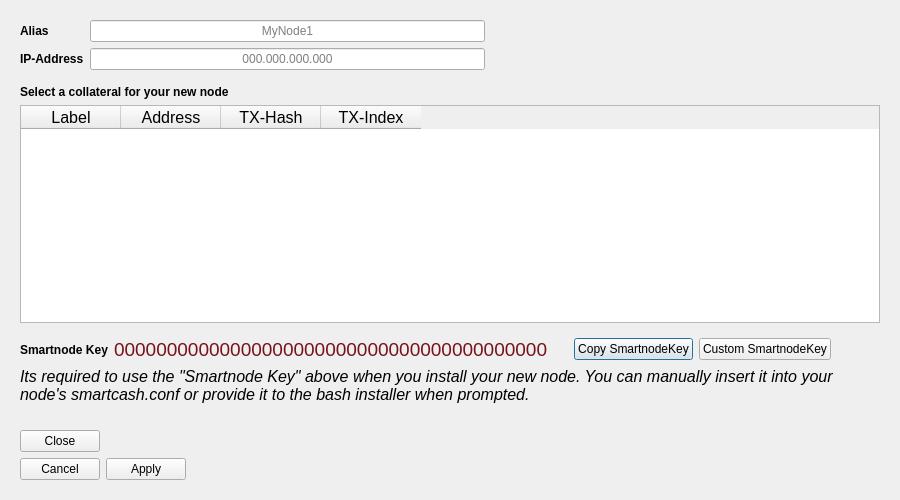
<?xml version="1.0" encoding="UTF-8"?>
<ui version="4.0">
 <class>SmartnodeControlDialog</class>
 <widget class="QDialog" name="SmartnodeControlDialog">
  <property name="geometry">
   <rect>
    <x>0</x>
    <y>0</y>
    <width>900</width>
    <height>500</height>
   </rect>
  </property>
  <property name="sizePolicy">
   <sizepolicy hsizetype="Preferred" vsizetype="Preferred">
    <horstretch>0</horstretch>
    <verstretch>0</verstretch>
   </sizepolicy>
  </property>
  <property name="windowTitle">
   <string>Create new Smartnode</string>
  </property>
  <layout class="QVBoxLayout" name="verticalLayout">
   <property name="leftMargin">
    <number>20</number>
   </property>
   <property name="topMargin">
    <number>20</number>
   </property>
   <property name="rightMargin">
    <number>20</number>
   </property>
   <property name="bottomMargin">
    <number>20</number>
   </property>
   <item>
    <layout class="QGridLayout" name="gridLayout">
     <item row="1" column="1">
      <widget class="QLineEdit" name="ipField">
       <property name="alignment">
        <set>Qt::AlignCenter</set>
       </property>
       <property name="placeholderText">
        <string>000.000.000.000</string>
       </property>
      </widget>
     </item>
     <item row="0" column="1">
      <widget class="QLineEdit" name="aliasField">
       <property name="alignment">
        <set>Qt::AlignCenter</set>
       </property>
       <property name="placeholderText">
        <string>MyNode1</string>
       </property>
      </widget>
     </item>
     <item row="1" column="0">
      <widget class="QLabel" name="label_3">
       <property name="font">
        <font>
         <weight>75</weight>
         <bold>true</bold>
        </font>
       </property>
       <property name="text">
        <string>IP-Address</string>
       </property>
      </widget>
     </item>
     <item row="0" column="0">
      <widget class="QLabel" name="label_2">
       <property name="font">
        <font>
         <weight>75</weight>
         <bold>true</bold>
        </font>
       </property>
       <property name="text">
        <string>Alias</string>
       </property>
      </widget>
     </item>
     <item row="1" column="2">
      <spacer name="horizontalSpacer">
       <property name="orientation">
        <enum>Qt::Horizontal</enum>
       </property>
       <property name="sizeHint" stdset="0">
        <size>
         <width>40</width>
         <height>20</height>
        </size>
       </property>
      </spacer>
     </item>
     <item row="0" column="2">
      <spacer name="horizontalSpacer_2">
       <property name="orientation">
        <enum>Qt::Horizontal</enum>
       </property>
       <property name="sizeHint" stdset="0">
        <size>
         <width>40</width>
         <height>20</height>
        </size>
       </property>
      </spacer>
     </item>
    </layout>
   </item>
   <item>
    <widget class="QStackedWidget" name="collateralView">
     <widget class="QWidget" name="stackedWidgetPage1">
      <layout class="QVBoxLayout" name="verticalLayout_3">
       <property name="leftMargin">
        <number>0</number>
       </property>
       <property name="rightMargin">
        <number>0</number>
       </property>
       <item>
        <widget class="QLabel" name="label_4">
         <property name="font">
          <font>
           <weight>75</weight>
           <bold>true</bold>
          </font>
         </property>
         <property name="text">
          <string>Select a collateral for your new node</string>
         </property>
        </widget>
       </item>
       <item>
        <widget class="QTableWidget" name="collateralTable">
         <property name="font">
          <font>
           <pointsize>12</pointsize>
          </font>
         </property>
         <property name="editTriggers">
          <set>QAbstractItemView::NoEditTriggers</set>
         </property>
         <property name="sortingEnabled">
          <bool>false</bool>
         </property>
         <column>
          <property name="text">
           <string>Label</string>
          </property>
         </column>
         <column>
          <property name="text">
           <string>Address</string>
          </property>
         </column>
         <column>
          <property name="text">
           <string>TX-Hash</string>
          </property>
         </column>
         <column>
          <property name="text">
           <string>TX-Index</string>
          </property>
         </column>
        </widget>
       </item>
      </layout>
     </widget>
     <widget class="QWidget" name="page">
      <layout class="QVBoxLayout" name="verticalLayout_4">
       <property name="spacing">
        <number>10</number>
       </property>
       <property name="leftMargin">
        <number>0</number>
       </property>
       <property name="topMargin">
        <number>0</number>
       </property>
       <property name="rightMargin">
        <number>0</number>
       </property>
       <property name="bottomMargin">
        <number>0</number>
       </property>
       <item>
        <spacer name="verticalSpacer">
         <property name="orientation">
          <enum>Qt::Vertical</enum>
         </property>
         <property name="sizeType">
          <enum>QSizePolicy::Maximum</enum>
         </property>
         <property name="sizeHint" stdset="0">
          <size>
           <width>20</width>
           <height>10</height>
          </size>
         </property>
        </spacer>
       </item>
       <item>
        <widget class="QLabel" name="label_7">
         <property name="font">
          <font>
           <pointsize>14</pointsize>
           <weight>75</weight>
           <bold>true</bold>
          </font>
         </property>
         <property name="text">
          <string>Collateral</string>
         </property>
        </widget>
       </item>
       <item>
        <layout class="QGridLayout" name="gridLayout_2">
         <item row="0" column="1">
          <widget class="QLabel" name="addressViewLabel">
           <property name="text">
            <string>0000000000000000000000000</string>
           </property>
           <property name="textInteractionFlags">
            <set>Qt::LinksAccessibleByMouse|Qt::TextSelectableByKeyboard|Qt::TextSelectableByMouse</set>
           </property>
          </widget>
         </item>
         <item row="0" column="0">
          <widget class="QLabel" name="label_8">
           <property name="font">
            <font>
             <weight>75</weight>
             <bold>true</bold>
            </font>
           </property>
           <property name="text">
            <string>Address</string>
           </property>
          </widget>
         </item>
         <item row="2" column="1">
          <widget class="QLabel" name="txIndexViewLabel">
           <property name="text">
            <string>1</string>
           </property>
           <property name="textInteractionFlags">
            <set>Qt::LinksAccessibleByMouse|Qt::TextSelectableByKeyboard|Qt::TextSelectableByMouse</set>
           </property>
          </widget>
         </item>
         <item row="1" column="0">
          <widget class="QLabel" name="label_9">
           <property name="font">
            <font>
             <weight>75</weight>
             <bold>true</bold>
            </font>
           </property>
           <property name="text">
            <string>Transaction hash</string>
           </property>
          </widget>
         </item>
         <item row="1" column="1">
          <widget class="QLabel" name="txHashViewLabel">
           <property name="text">
            <string>00000000000000000000000000000000000000000000</string>
           </property>
           <property name="textInteractionFlags">
            <set>Qt::LinksAccessibleByMouse|Qt::TextSelectableByKeyboard|Qt::TextSelectableByMouse</set>
           </property>
          </widget>
         </item>
         <item row="2" column="0">
          <widget class="QLabel" name="label_10">
           <property name="font">
            <font>
             <weight>75</weight>
             <bold>true</bold>
            </font>
           </property>
           <property name="text">
            <string>Transaction output id</string>
           </property>
          </widget>
         </item>
         <item row="0" column="2">
          <spacer name="horizontalSpacer_4">
           <property name="orientation">
            <enum>Qt::Horizontal</enum>
           </property>
           <property name="sizeHint" stdset="0">
            <size>
             <width>40</width>
             <height>20</height>
            </size>
           </property>
          </spacer>
         </item>
         <item row="2" column="2">
          <spacer name="horizontalSpacer_6">
           <property name="orientation">
            <enum>Qt::Horizontal</enum>
           </property>
           <property name="sizeHint" stdset="0">
            <size>
             <width>40</width>
             <height>20</height>
            </size>
           </property>
          </spacer>
         </item>
         <item row="1" column="2">
          <spacer name="horizontalSpacer_7">
           <property name="orientation">
            <enum>Qt::Horizontal</enum>
           </property>
           <property name="sizeHint" stdset="0">
            <size>
             <width>40</width>
             <height>20</height>
            </size>
           </property>
          </spacer>
         </item>
        </layout>
       </item>
       <item>
        <spacer name="verticalSpacer_2">
         <property name="orientation">
          <enum>Qt::Vertical</enum>
         </property>
         <property name="sizeType">
          <enum>QSizePolicy::Expanding</enum>
         </property>
         <property name="sizeHint" stdset="0">
          <size>
           <width>20</width>
           <height>10</height>
          </size>
         </property>
        </spacer>
       </item>
      </layout>
     </widget>
    </widget>
   </item>
   <item>
    <layout class="QVBoxLayout" name="verticalLayout_2">
     <item>
      <layout class="QHBoxLayout" name="horizontalLayout">
       <item>
        <widget class="QLabel" name="label_5">
         <property name="font">
          <font>
           <weight>75</weight>
           <bold>true</bold>
          </font>
         </property>
         <property name="text">
          <string>Smartnode Key</string>
         </property>
        </widget>
       </item>
       <item>
        <widget class="QLabel" name="smartnodeKeyLabel">
         <property name="font">
          <font>
           <pointsize>14</pointsize>
          </font>
         </property>
         <property name="styleSheet">
          <string notr="true">color: rgb(120, 18, 25);</string>
         </property>
         <property name="text">
          <string>00000000000000000000000000000000000000000</string>
         </property>
         <property name="textInteractionFlags">
          <set>Qt::LinksAccessibleByMouse|Qt::TextSelectableByKeyboard|Qt::TextSelectableByMouse</set>
         </property>
        </widget>
       </item>
       <item>
        <spacer name="horizontalSpacer_5">
         <property name="orientation">
          <enum>Qt::Horizontal</enum>
         </property>
         <property name="sizeType">
          <enum>QSizePolicy::Fixed</enum>
         </property>
         <property name="sizeHint" stdset="0">
          <size>
           <width>20</width>
           <height>20</height>
          </size>
         </property>
        </spacer>
       </item>
       <item>
        <widget class="QPushButton" name="copySmartnodeKeyButton">
         <property name="text">
          <string>Copy SmartnodeKey</string>
         </property>
        </widget>
       </item>
       <item>
        <widget class="QPushButton" name="customSmartnodeKeyButton">
         <property name="text">
          <string>Custom SmartnodeKey</string>
         </property>
        </widget>
       </item>
       <item>
        <spacer name="horizontalSpacer_3">
         <property name="orientation">
          <enum>Qt::Horizontal</enum>
         </property>
         <property name="sizeHint" stdset="0">
          <size>
           <width>40</width>
           <height>20</height>
          </size>
         </property>
        </spacer>
       </item>
      </layout>
     </item>
     <item>
      <widget class="QLabel" name="label_6">
       <property name="font">
        <font>
         <pointsize>12</pointsize>
         <italic>true</italic>
        </font>
       </property>
       <property name="text">
        <string>Its required to use the &quot;Smartnode Key&quot; above when you install your new node. You can manually insert it into your node's smartcash.conf or provide it to the bash installer when prompted.</string>
       </property>
       <property name="alignment">
        <set>Qt::AlignLeading|Qt::AlignLeft|Qt::AlignTop</set>
       </property>
       <property name="wordWrap">
        <bool>true</bool>
       </property>
      </widget>
     </item>
    </layout>
   </item>
   <item>
    <spacer name="verticalSpacer_3">
     <property name="orientation">
      <enum>Qt::Vertical</enum>
     </property>
     <property name="sizeType">
      <enum>QSizePolicy::Fixed</enum>
     </property>
     <property name="sizeHint" stdset="0">
      <size>
       <width>20</width>
       <height>20</height>
      </size>
     </property>
    </spacer>
   </item>
   <item>
    <widget class="QDialogButtonBox" name="viewButtonBox">
     <property name="sizePolicy">
      <sizepolicy hsizetype="Maximum" vsizetype="Fixed">
       <horstretch>0</horstretch>
       <verstretch>0</verstretch>
      </sizepolicy>
     </property>
     <property name="orientation">
      <enum>Qt::Horizontal</enum>
     </property>
     <property name="standardButtons">
      <set>QDialogButtonBox::Close</set>
     </property>
    </widget>
   </item>
   <item>
    <widget class="QDialogButtonBox" name="defaultButtonBox">
     <property name="sizePolicy">
      <sizepolicy hsizetype="Maximum" vsizetype="Fixed">
       <horstretch>0</horstretch>
       <verstretch>0</verstretch>
      </sizepolicy>
     </property>
     <property name="orientation">
      <enum>Qt::Horizontal</enum>
     </property>
     <property name="standardButtons">
      <set>QDialogButtonBox::Apply|QDialogButtonBox::Cancel</set>
     </property>
    </widget>
   </item>
  </layout>
 </widget>
 <tabstops>
  <tabstop>aliasField</tabstop>
  <tabstop>ipField</tabstop>
  <tabstop>collateralTable</tabstop>
  <tabstop>copySmartnodeKeyButton</tabstop>
 </tabstops>
 <resources/>
 <connections/>
</ui>
